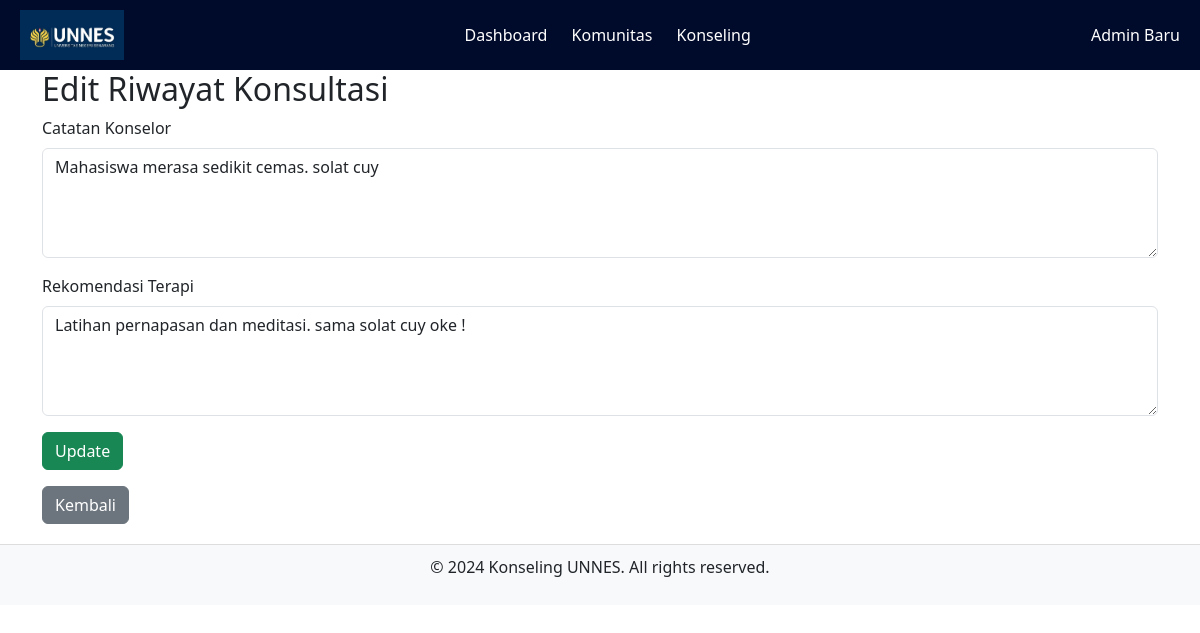
The app's page /Konselling/updateriwayat.php?id=1 with its own data.
### tables this page shows
CREATE TABLE `riwayat_konsultasi` (
  `id_riwayat` int(11) NOT NULL,
  `id_konsultasi` int(11) DEFAULT NULL,
  `catatan_konselor` text DEFAULT NULL,
  `rekomendasi_terapi` text DEFAULT NULL
);

### Konselling/updateriwayat.php (the view, shortened to what this page needs)
<?php
require '../koneksi.php';
$id_konsultasi = $_GET['id'] ?? null;
$query = "SELECT * FROM riwayat_konsultasi WHERE id_konsultasi = ?";
$stmt = $conn->prepare($query);
$stmt->bind_param("i", $id_konsultasi);
$stmt->execute();
$result = $stmt->get_result();
if ($result->num_rows > 0) {
    $data = $result->fetch_assoc();
    $is_new_entry = false;
} else {
    $data = [
        'catatan_konselor' => '',
        'rekomendasi_terapi' => ''
    ];
    $is_new_entry = true;
}
?>
<!DOCTYPE html>
<html lang="en">
<head>
  <link href="https://cdn.jsdelivr.net/npm/bootstrap@5.3.0/dist/css/bootstrap.min.css" rel="stylesheet">
</head>
<body>
  <header>
        <div class="logo">
            <img src="../img/unneslogo.png" alt="Logo UNNES">
        </div>
        <nav class="menu">
            <a href="../Dashboard/dashboard.php">Dashboard</a>
            <a href="../Komunitas/komunitas.php">Komunitas</a>
            <a href="konselling.php">Konseling</a>
        </nav>
        <div class="admin-info">Admin Baru</div>
    </header>
    <div class="container">
        <h2><?= $is_new_entry ? 'Tambah' : 'Edit' ?> Riwayat Konsultasi</h2>
        <form method="POST">
            <div class="mb-3">
                <label for="catatan_konselor" class="form-label">Catatan Konselor</label>
                <textarea name="catatan_konselor" class="form-control" rows="4" required><?= htmlspecialchars($data['catatan_konselor']) ?></textarea>
            </div>
            <div class="mb-3">
                <label for="rekomendasi_terapi" class="form-label">Rekomendasi Terapi</label>
                <textarea name="rekomendasi_terapi" class="form-control" rows="4" required><?= htmlspecialchars($data['rekomendasi_terapi']) ?></textarea>
            </div>
            <button type="submit" class="btn btn-success"><?= $is_new_entry ? 'Tambah' : 'Update' ?></button>
        </form>
        <a href="konselling.php" class="btn btn-secondary mt-3">Kembali</a>
    </div>
   <footer>
   <p>© 2024 Konseling UNNES. All rights reserved.</p>
    </footer>
</body>
</html>

### Konselling/updateriwayat.php (style rules this page uses)
header { background-color: #000a2a; color: white; padding: 10px 20px; display: flex; justify-content: space-between; align-items: center; }
header .logo img { height: 50px; }
header .menu a { color: white; margin: 0 10px; text-decoration: none; }
footer { background-color: #f8f9fa; text-align: center; padding: 10px 0; border-top: 1px solid #ddd; margin-top: 20px; }

### records on screen
riwayat_konsultasi: catatan_konselor "Mahasiswa merasa sedikit cemas. solat cuy", rekomendasi_terapi "Latihan pernapasan dan meditasi. sama solat cuy oke !"
